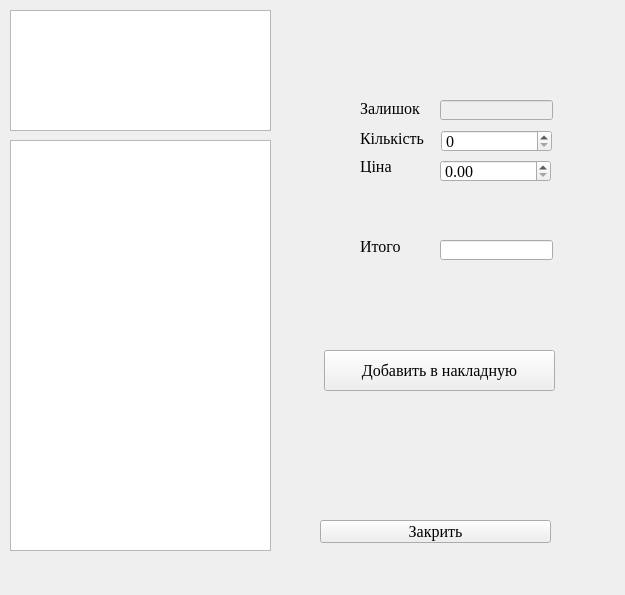
<?xml version="1.0" encoding="UTF-8"?>
<ui version="4.0">
 <class>choise_goods</class>
 <widget class="QWidget" name="choise_goods">
  <property name="geometry">
   <rect>
    <x>0</x>
    <y>0</y>
    <width>625</width>
    <height>595</height>
   </rect>
  </property>
  <property name="font">
   <font>
    <family>Times New Roman</family>
    <pointsize>12</pointsize>
   </font>
  </property>
  <property name="windowTitle">
   <string>Form</string>
  </property>
  <widget class="QTreeView" name="treeView">
   <property name="geometry">
    <rect>
     <x>10</x>
     <y>10</y>
     <width>261</width>
     <height>121</height>
    </rect>
   </property>
  </widget>
  <widget class="QTableView" name="tableView">
   <property name="geometry">
    <rect>
     <x>10</x>
     <y>140</y>
     <width>261</width>
     <height>411</height>
    </rect>
   </property>
  </widget>
  <widget class="QLineEdit" name="lineEdit">
   <property name="enabled">
    <bool>false</bool>
   </property>
   <property name="geometry">
    <rect>
     <x>440</x>
     <y>100</y>
     <width>113</width>
     <height>20</height>
    </rect>
   </property>
  </widget>
  <widget class="QSpinBox" name="spinBox">
   <property name="geometry">
    <rect>
     <x>441</x>
     <y>130</y>
     <width>111</width>
     <height>22</height>
    </rect>
   </property>
  </widget>
  <widget class="QDoubleSpinBox" name="doubleSpinBox">
   <property name="geometry">
    <rect>
     <x>440</x>
     <y>160</y>
     <width>111</width>
     <height>22</height>
    </rect>
   </property>
  </widget>
  <widget class="QLineEdit" name="lineEdit_2">
   <property name="geometry">
    <rect>
     <x>440</x>
     <y>240</y>
     <width>113</width>
     <height>20</height>
    </rect>
   </property>
  </widget>
  <widget class="QPushButton" name="pushButton">
   <property name="geometry">
    <rect>
     <x>324</x>
     <y>350</y>
     <width>231</width>
     <height>41</height>
    </rect>
   </property>
   <property name="text">
    <string>Добавить в накладную</string>
   </property>
  </widget>
  <widget class="QPushButton" name="pushButton_2">
   <property name="geometry">
    <rect>
     <x>320</x>
     <y>520</y>
     <width>231</width>
     <height>23</height>
    </rect>
   </property>
   <property name="text">
    <string>Закрить</string>
   </property>
  </widget>
  <widget class="QLabel" name="label">
   <property name="geometry">
    <rect>
     <x>360</x>
     <y>100</y>
     <width>71</width>
     <height>16</height>
    </rect>
   </property>
   <property name="text">
    <string>Залишок</string>
   </property>
  </widget>
  <widget class="QLabel" name="label_2">
   <property name="geometry">
    <rect>
     <x>360</x>
     <y>130</y>
     <width>71</width>
     <height>16</height>
    </rect>
   </property>
   <property name="text">
    <string>Кількість</string>
   </property>
  </widget>
  <widget class="QLabel" name="label_3">
   <property name="geometry">
    <rect>
     <x>360</x>
     <y>160</y>
     <width>47</width>
     <height>13</height>
    </rect>
   </property>
   <property name="text">
    <string>Ціна</string>
   </property>
  </widget>
  <widget class="QLabel" name="label_4">
   <property name="geometry">
    <rect>
     <x>360</x>
     <y>240</y>
     <width>47</width>
     <height>13</height>
    </rect>
   </property>
   <property name="text">
    <string>Итого</string>
   </property>
  </widget>
 </widget>
 <resources/>
 <connections/>
</ui>
